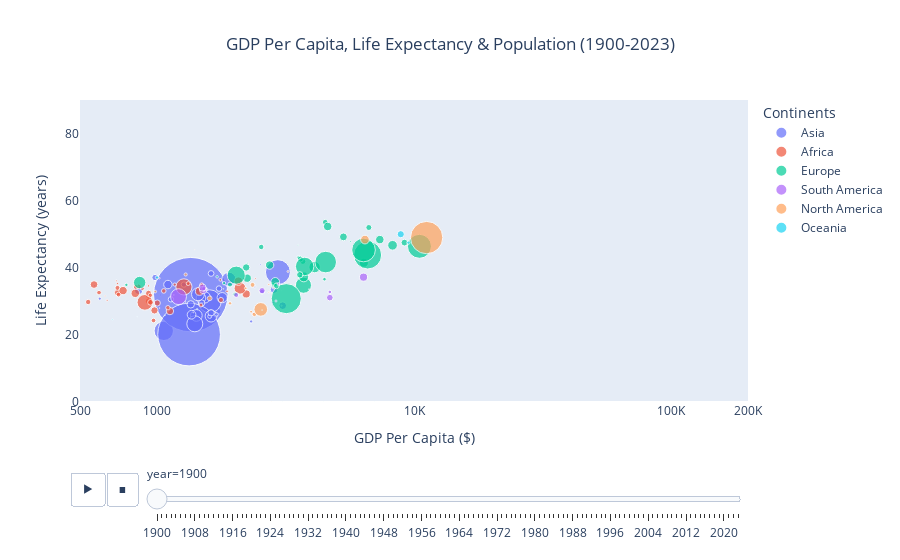

Source (notebook cell):
### Markdown cell above
## Task 12: Plot the Data

### Code cell
fig = px.scatter(df, x='gdp', y='lex', animation_frame='year', animation_group='country',
       size='pop', color='continent', hover_name='country', log_x = True, size_max=100,
      range_x=[500,200000], range_y=[0,90], labels=dict(gdp="GDP Per Capita ($)",
        lex="Life Expectancy (years)", continent="Continents"),
        title = 'GDP Per Capita, Life Expectancy & Population (1900-2023)')
fig.update_layout(title_x=0.5,
              xaxis=dict(showgrid=False, tickmode = 'array',
                tickvals = [500, 1000, 10000, 100000, 200000],
                ticktext = [500, 1000, '10K', '100K','200K']),
              yaxis=dict(showgrid=False))

fig.show()
